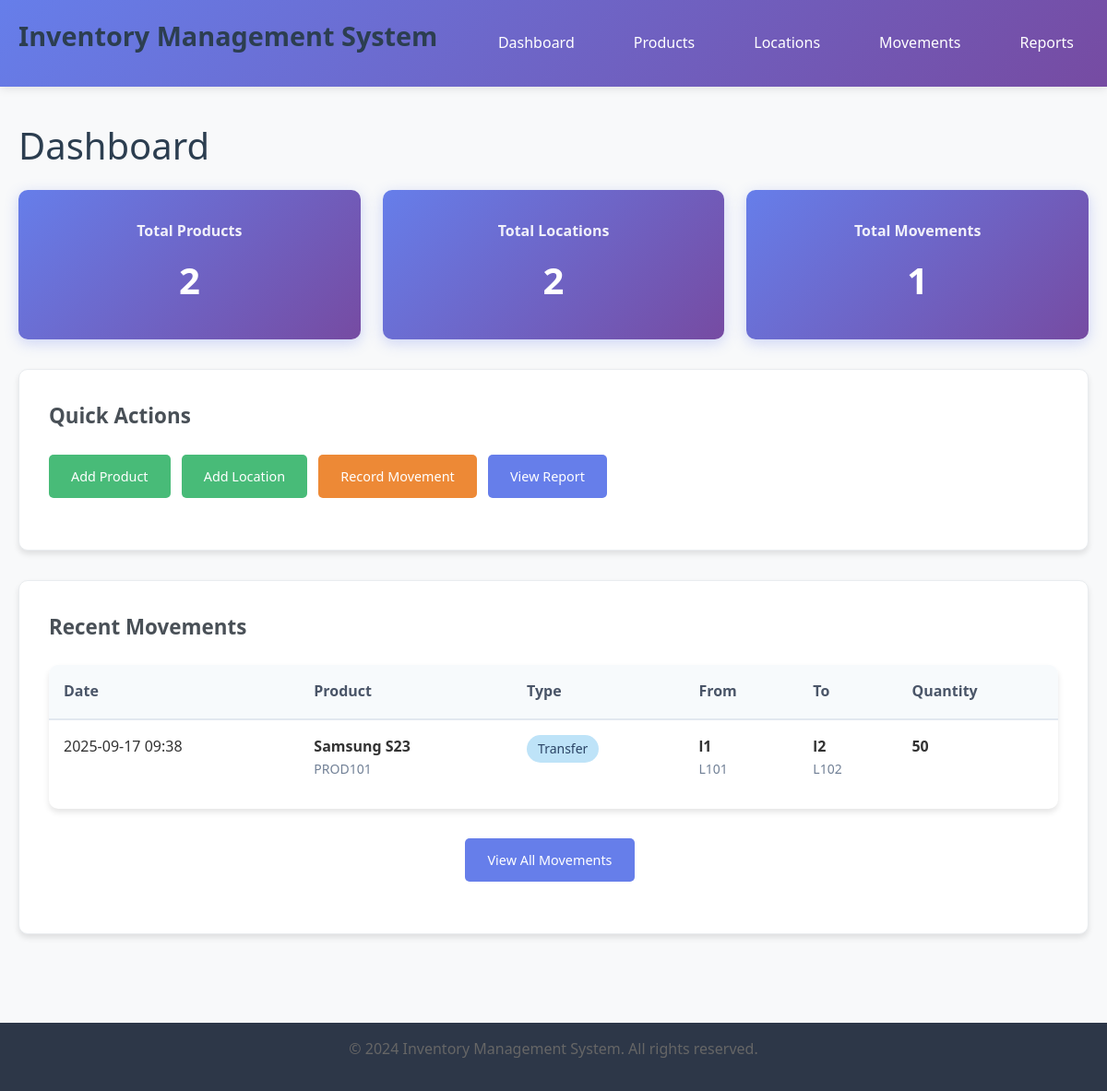
/dashboard, run on the app's committed database.
### models.py (models this page shows, shortened)
class ProductMovement(db.Model):
    movement_id = db.Column(db.Integer, primary_key=True, autoincrement=True)
    timestamp = db.Column(db.DateTime, default=datetime.utcnow, nullable=False)
    from_location = db.Column(db.String(50), db.ForeignKey("location.location_id"), nullable=True)
    to_location = db.Column(db.String(50), db.ForeignKey("location.location_id"), nullable=True)
    product_id = db.Column(db.String(50), db.ForeignKey("product.product_id"), nullable=False)
    qty = db.Column(db.Integer, nullable=False)
    notes = db.Column(db.Text)
    @property
    def movement_type(self):
        if self.from_location and self.to_location:
            return "Transfer"
        elif self.to_location:
            return "Stock In"
        elif self.from_location:
            return "Stock Out"
        return "Unknown"

class Product(db.Model):
    product_id = db.Column(db.String(50), primary_key=True)
    name = db.Column(db.String(100), nullable=False)
    description = db.Column(db.Text)
    quantity = db.Column(db.Integer, default=0, nullable=False)
    created_at = db.Column(db.DateTime, default=datetime.utcnow)
    movements = db.relationship('ProductMovement', backref='product', lazy=True)

class Location(db.Model):
    location_id = db.Column(db.String(50), primary_key=True)
    name = db.Column(db.String(100), nullable=False)
    address = db.Column(db.Text)
    created_at = db.Column(db.DateTime, default=datetime.utcnow)
    movements_from = db.relationship('ProductMovement', foreign_keys='ProductMovement.from_location', backref='from_loc', lazy=True)
    movements_to = db.relationship('ProductMovement', foreign_keys='ProductMovement.to_location', backref='to_loc', lazy=True)

### app.py (the view)
@app.route("/")
@app.route("/dashboard")
def dashboard():
    total_products = Product.query.count()
    total_locations = Location.query.count()
    total_movements = ProductMovement.query.count()
    recent_movements = ProductMovement.query.order_by(ProductMovement.timestamp.desc()).limit(5).all()
    return render_template("dashboard.html",
                         total_products=total_products,
                         total_locations=total_locations,
                         total_movements=total_movements,
                         recent_movements=recent_movements)

### template/dashboard.html (shortened to what this page needs)
{% extends "base.html" %}
{% block content %}
<h1>Dashboard</h1>
<div class="stats-grid">
    <div class="stat-card">
        <h3>Total Products</h3>
        <h2>{{ total_products }}</h2>
    </div>
    <div class="stat-card">
        <h3>Total Locations</h3>
        <h2>{{ total_locations }}</h2>
    </div>
    <div class="stat-card">
        <h3>Total Movements</h3>
        <h2>{{ total_movements }}</h2>
    </div>
</div>
<div class="card">
    <h3>Quick Actions</h3>
    <p>
        <a href="{{ url_for('add_product') }}" class="btn btn-success">Add Product</a>
        <a href="{{ url_for('add_location') }}" class="btn btn-success">Add Location</a>
        <a href="{{ url_for('add_movement') }}" class="btn btn-warning">Record Movement</a>
        <a href="{{ url_for('report') }}" class="btn">View Report</a>
    </p>
</div>
<div class="card">
    <h3>Recent Movements</h3>
    {% if recent_movements %}
        <table>
            <thead>
                <tr>
                    <th>Date</th>
                    <th>Product</th>
                    <th>Type</th>
                    <th>From</th>
                    <th>To</th>
                    <th>Quantity</th>
                </tr>
            </thead>
            <tbody>
                {% for movement in recent_movements %}
                <tr>
                    <td>{{ movement.timestamp.strftime('%Y-%m-%d %H:%M') }}</td>
                    <td>
                        <strong>{{ movement.product.name }}</strong><br>
                        <small>{{ movement.product_id }}</small>
                    </td>
                    <td>
                        {% if movement.movement_type == 'Stock In' %}
                            <span class="badge badge-success">{{ movement.movement_type }}</span>
                        {% elif movement.movement_type == 'Stock Out' %}
                            <span class="badge badge-danger">{{ movement.movement_type }}</span>
                        {% else %}
                            <span class="badge badge-info">{{ movement.movement_type }}</span>
                        {% endif %}
                    </td>
                    <td>
                        {% if movement.from_location %}
                            <strong>{{ movement.from_loc.name }}</strong><br>
                            <small>{{ movement.from_location }}</small>
                        {% else %}
                            -
                        {% endif %}
                    </td>
                    <td>
                        {% if movement.to_location %}
                            <strong>{{ movement.to_loc.name }}</strong><br>
                            <small>{{ movement.to_location }}</small>
                        {% else %}
                            -
                        {% endif %}
                    </td>
                    <td><strong>{{ movement.qty }}</strong></td>
                </tr>
                {% endfor %}
            </tbody>
        </table>
        <p class="text-center">
            <a href="{{ url_for('movements') }}" class="btn">View All Movements</a>
        </p>
    {% else %}
        <div class="empty-state">
            <h3>No movements recorded yet</h3>
            <p>Start by adding some products and locations, then record your first movement.</p>
            <a href="{{ url_for('add_movement') }}" class="btn btn-success">Record First Movement</a>
        </div>
    {% endif %}
</div>
{% endblock %}

### static/css/style.css (style rules this page uses)
* { margin: 0; padding: 0; box-sizing: border-box; }
body { font-family: 'Segoe UI', Tahoma, Geneva, Verdana, sans-serif; line-height: 1.6; color: #333; background-color: #f8f9fa; }
h1 { color: #2c3e50; margin-bottom: 1rem; font-size: 2.5rem; font-weight: 300; }
h2, h3 { color: #34495e; margin-bottom: 1rem; }
p { margin-bottom: 1rem; color: #666; }
.card { background: white; border-radius: 10px; padding: 2rem; margin-bottom: 2rem; box-shadow: 0 4px 6px rgba(0,0,0,0.1); border: 1px solid #e9ecef; }
.card h3 { color: #495057; margin-bottom: 1.5rem; font-size: 1.4rem; }
.stats-grid { display: grid; grid-template-columns: repeat(auto-fit, minmax(250px, 1fr)); gap: 1.5rem; margin-bottom: 2rem; }
.stat-card { background: linear-gradient(135deg, #667eea 0%, #764ba2 100%); color: white; padding: 2rem; border-radius: 10px; text-align: center; box-shadow: 0 4px 15px rgba(102, 126, 234, 0.3); }
.stat-card h3 { color: white; font-size: 1rem; margin-bottom: 0.5rem; opacity: 0.9; }
.stat-card h2 { color: white; font-size: 2.5rem; font-weight: 600; margin: 0; }
.btn { display: inline-block; padding: 0.75rem 1.5rem; background: #667eea; color: white; text-decoration: none; border-radius: 5px; border: none; cursor: pointer; font-size: 0.9rem; transition: all 0.3s ease; margin-right: 0.5rem; margin-bottom: 0.5rem; }
.btn-success { background: #48bb78; }
.btn-warning { background: #ed8936; }
small { color: #718096; font-size: 0.875rem; display: block; margin-bottom: 1rem; }
table { width: 100%; border-collapse: collapse; background: white; border-radius: 10px; overflow: hidden; box-shadow: 0 4px 6px rgba(0,0,0,0.1); margin-bottom: 2rem; }
th { background: #f7fafc; padding: 1rem; text-align: left; font-weight: 600; color: #4a5568; border-bottom: 2px solid #e2e8f0; }
td { padding: 1rem; border-bottom: 1px solid #e2e8f0; vertical-align: top; }
tr:last-child td { border-bottom: none; }
.badge { display: inline-block; padding: 0.25rem 0.75rem; border-radius: 20px; font-size: 0.875rem; font-weight: 500; text-align: center; }
.badge-info { background: #bee3f8; color: #2a4365; }
.text-center { text-align: center; }

### data on the page
ProductMovement: timestamp "2025-09-17 09:38", product.name "Samsung S23", product_id "PROD101", movement_type "Transfer", from_loc.name "l1", from_location "L101", to_loc.name "l2", to_location "L102", qty "50"

### other printed values
{{ total_products }} "2"
{{ total_locations }} "2"
{{ total_movements }} "1"
